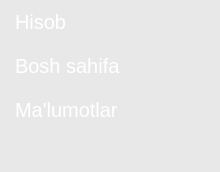
     <widget class="QFrame" name="frame_3">
      <property name="minimumSize">
       <size>
        <width>220</width>
        <height>0</height>
       </size>
      </property>
      <property name="maximumSize">
       <size>
        <width>220</width>
        <height>16777215</height>
       </size>
      </property>
      <property name="styleSheet">
       <string notr="true">QPushButton{
font-size: 20px;
padding: 10px 15px;
border-radius: 0;
text-align:  left;
color: white;
background-color: rgb(0,0,0,0);
}
QPushButton:hover{
	background-color: rgb(25,50,100);
}
QPushButton:focus{
	background-color: rgb(50, 100, 200);
color: rgb(0,255,0);
text-align:  center;
}
QFrame{
background-color: rgb(0, 0, 0, 0.05);
}</string>
      </property>
      <property name="frameShape">
       <enum>QFrame::NoFrame</enum>
      </property>
      <property name="frameShadow">
       <enum>QFrame::Raised</enum>
      </property>
      <layout class="QVBoxLayout" name="verticalLayout">
       <property name="spacing">
        <number>0</number>
       </property>
       <property name="leftMargin">
        <number>0</number>
       </property>
       <property name="topMargin">
        <number>0</number>
       </property>
       <property name="rightMargin">
        <number>0</number>
       </property>
       <property name="bottomMargin">
        <number>0</number>
       </property>
       <item>
        <widget class="QPushButton" name="hisob_button">
         <property name="cursor">
          <cursorShape>PointingHandCursor</cursorShape>
         </property>
         <property name="focusPolicy">
          <enum>Qt::ClickFocus</enum>
         </property>
         <property name="styleSheet">
          <string notr="true"/>
         </property>
         <property name="text">
          <string>Hisob</string>
         </property>
         <property name="icon">
          <iconset>
           <normaloff>icons/man.png</normaloff>icons/man.png</iconset>
         </property>
         <property name="iconSize">
          <size>
           <width>40</width>
           <height>40</height>
          </size>
         </property>
        </widget>
       </item>
       <item>
        <widget class="QPushButton" name="admins_button_2">
         <property name="cursor">
          <cursorShape>PointingHandCursor</cursorShape>
         </property>
         <property name="styleSheet">
          <string notr="true"/>
         </property>
         <property name="text">
          <string>Bosh sahifa</string>
         </property>
         <property name="icon">
          <iconset>
           <normaloff>icons/home.png</normaloff>icons/home.png</iconset>
         </property>
         <property name="iconSize">
          <size>
           <width>40</width>
           <height>40</height>
          </size>
         </property>
        </widget>
       </item>
       <item>
        <widget class="QPushButton" name="admins_button">
         <property name="cursor">
          <cursorShape>PointingHandCursor</cursorShape>
         </property>
         <property name="styleSheet">
          <string notr="true"/>
         </property>
         <property name="text">
          <string>Ma'lumotlar</string>
         </property>
         <property name="icon">
          <iconset>
           <normaloff>icons/analysis.png</normaloff>icons/analysis.png</iconset>
         </property>
         <property name="iconSize">
          <size>
           <width>40</width>
           <height>40</height>
          </size>
         </property>
        </widget>
       </item>
       <item>
        <spacer name="verticalSpacer_4">
         <property name="orientation">
          <enum>Qt::Vertical</enum>
         </property>
         <property name="sizeHint" stdset="0">
          <size>
           <width>20</width>
           <height>40</height>
          </size>
         </property>
        </spacer>
       </item>
      </layout>
     </widget>
